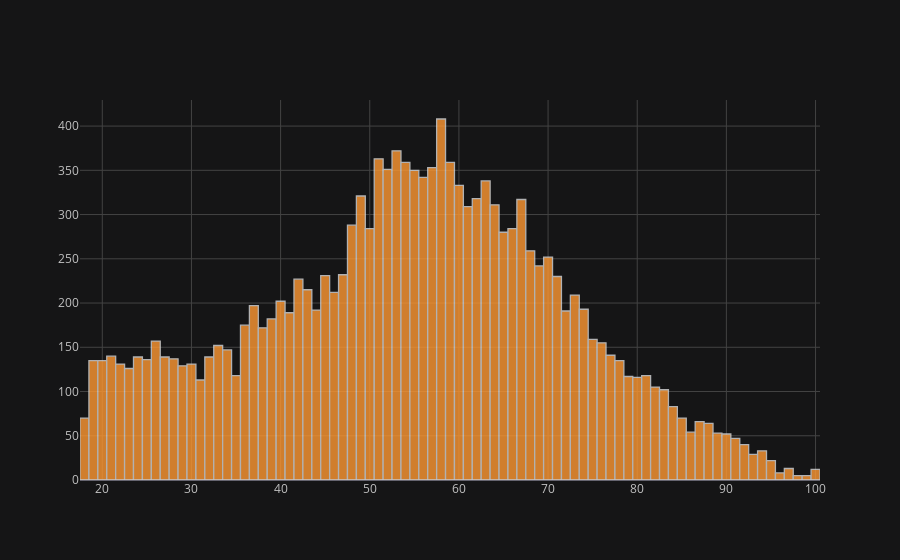

The notebook cell saved with this chart:
### Code cell
profile["age"].iplot(kind="hist", theme="solar")

### Figure 1 — Plotly figure (JSON) as saved in the notebook; plotly's stock layout.template omitted (floating-point values rounded to 4 significant figures; data arrays with more than 128 entries replaced by an {"elided": "..."} marker saying what was removed)
{"data": [{"histfunc": "count", "histnorm": "", "marker": {"color": "rgba(255, 153, 51, 1.0)", "line": {"color": "#D9D9D9", "width": 1.3}}, "name": "age", "opacity": 0.8, "orientation": "v", "type": "histogram", "x": {"elided": "14820 int values"}}], "layout": {"autosize": true, "barmode": "overlay", "legend": {"bgcolor": "#151516", "font": {"color": "#D9D9D9"}}, "paper_bgcolor": "#151516", "plot_bgcolor": "#151516", "title": {"font": {"color": "#D9D9D9"}}, "xaxis": {"autorange": true, "gridcolor": "#434343", "range": [17.5, 100.5], "showgrid": true, "tickfont": {"color": "#C2C2C2"}, "title": {"font": {"color": "#D9D9D9"}, "text": ""}, "type": "linear", "zerolinecolor": "#666570"}, "yaxis": {"autorange": true, "gridcolor": "#434343", "range": [0, 429.5], "showgrid": true, "tickfont": {"color": "#C2C2C2"}, "title": {"font": {"color": "#D9D9D9"}, "text": ""}, "zerolinecolor": "#666570"}}}
